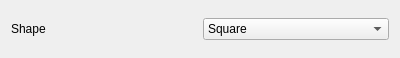
<?xml version="1.0" encoding="UTF-8"?>
<ui version="4.0">
 <class>Shape</class>
 <widget class="QWidget" name="Shape">
  <property name="geometry">
   <rect>
    <x>0</x>
    <y>0</y>
    <width>400</width>
    <height>58</height>
   </rect>
  </property>
  <property name="windowTitle">
   <string>Form</string>
  </property>
  <layout class="QHBoxLayout" name="horizontalLayout">
   <item>
    <widget class="QLabel" name="label">
     <property name="text">
      <string>Shape</string>
     </property>
    </widget>
   </item>
   <item>
    <widget class="QComboBox" name="comboBox">
     <item>
      <property name="text">
       <string>Square</string>
      </property>
     </item>
     <item>
      <property name="text">
       <string>Circle</string>
      </property>
     </item>
    </widget>
   </item>
  </layout>
 </widget>
 <resources/>
 <connections/>
</ui>
